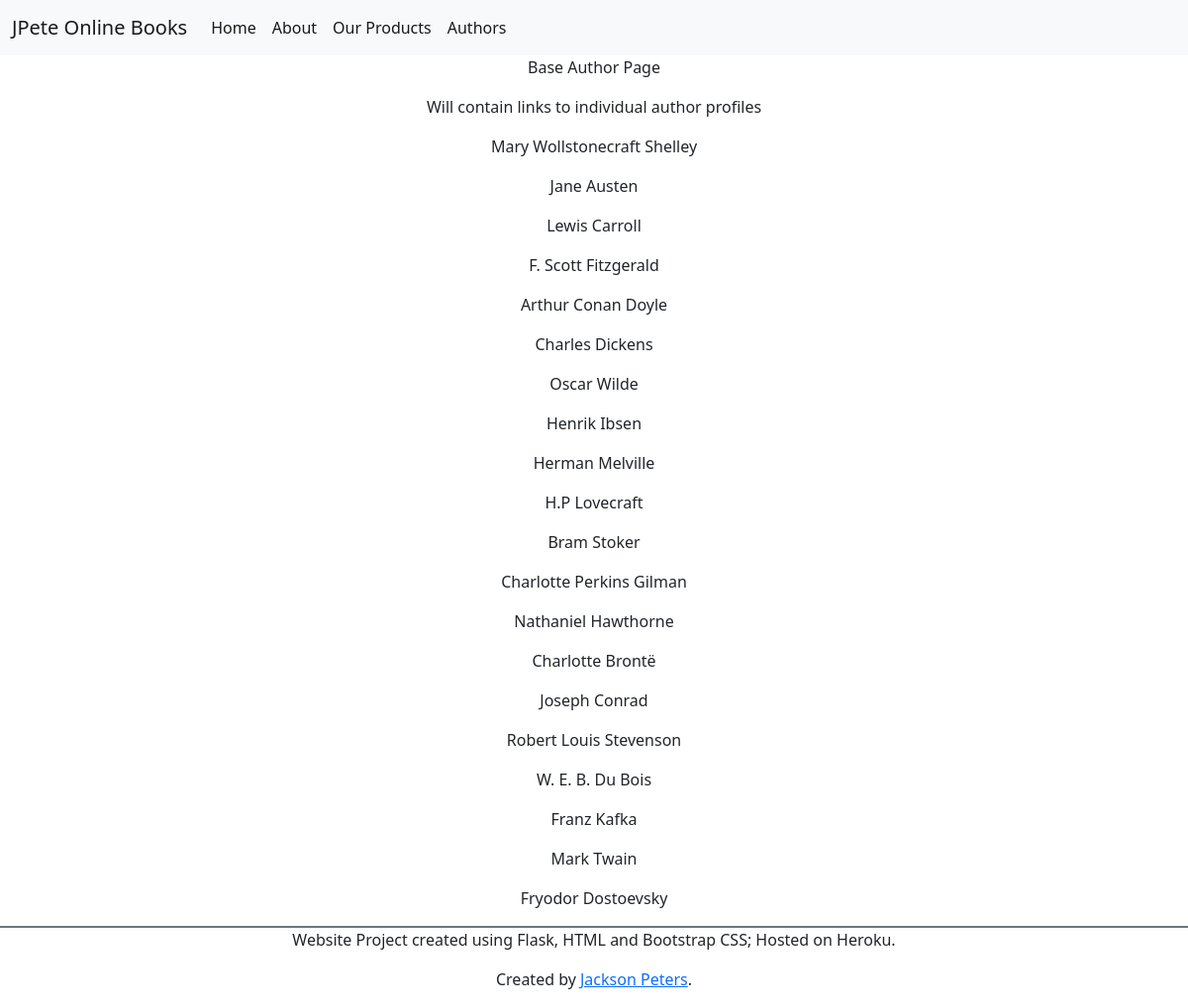
Page /authors on the earlier database version.
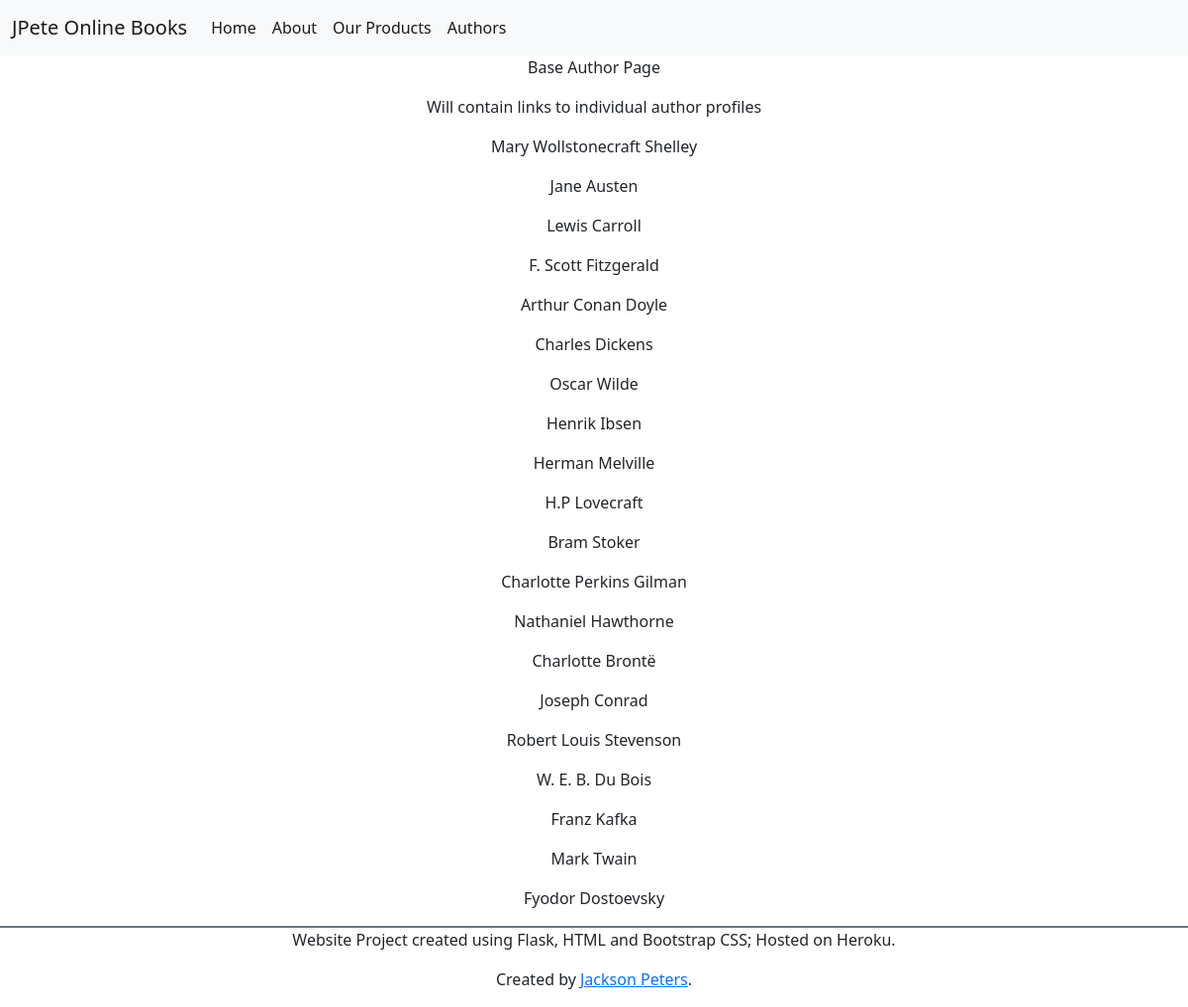
Same page on the later database version.
### FlaskSite/models.py (models this page shows)
class Author(db.Model):
    __tablename__="Author"
    id = db.Column(db.Integer, primary_key=True, nullable=False)
    Name = db.Column(db.String(100), index=True)
    Birthdate = db.Column(db.String(100), index=True)
    Deathdate = db.Column(db.String(100), index=True)
    Bio = db.Column(db.String(500), index=True)

### FlaskSite/views.py (the view)
@bp.route('/authors', methods=['GET'])
def authors():
    authors = Author.query.all()
    return render_template("authors/authors.html", auth=authors)

### FlaskSite/templates/authors/authors.html
{% extends 'base.html' %}
{%import 'bootstrap/wtf.html' as wtf %}
{%block content%}
<div class="text-center">
    <p>Base Author Page</p>
    <p>Will contain links to individual author profiles</p>
    {% for a in auth %}
    <p>{{a.Name}}</p>
    {% endfor%}
</div>
{%endblock%}

### FlaskSite/templates/base.html (shortened to what this page needs)
<!DOCTYPE html>
<html lang='en'>
    <head>
        <link href="https://cdn.jsdelivr.net/npm/bootstrap@5.1.3/dist/css/bootstrap.min.css" rel="stylesheet">
    </head>
    <body class="d-flex flex-column h-100">
        <main class="flex-shrink-0">
            <div class="navbar navbar-expand-lg navbar-light bg-light">
                <div class="container-fluid">
                    <a class="navbar-brand" href="/">JPete Online Books</a>
                    <div class="collapse navbar-collapse" id="navbarNav">
                        <ul class="navbar-nav">
                            <li class="nav-item">
                                <a class="nav-link active" aria-current="page" href="/">Home</a>
                            </li>
                            <li class="nav-item">
                                <a class="nav-link active" aria-current="page" href="/about">About</a>
                            </li>
                            <li class="nav-item">
                                <a class="nav-link active" aria-current="page" href="/products">Our Products</a>
                            </li>
                            <li class="nav-item">
                                <a class="nav-link active" aria-current="page" href="/authors">Authors</a>
                            </li>
                        </ul>
                    </div>
                </div>
            </div>
     </main>
    {% block content %}
    {% endblock %}
        <footer class="footer mt-auto border-top border-secondary border-2 text-center">
            <div class="container">
                <p>Website Project created using Flask, HTML and Bootstrap CSS; Hosted on Heroku.</p>
                <p>Created by <a href="https://www.linkedin.com/in/jackson-peters-72515412a/" target="blank">Jackson Peters</a>.</p>
            </div>
        </footer>
    </body>
</html>

Differences in the rows shown:
changed Author: Name "Fryodor Dostoevsky" → "Fyodor Dostoevsky"
